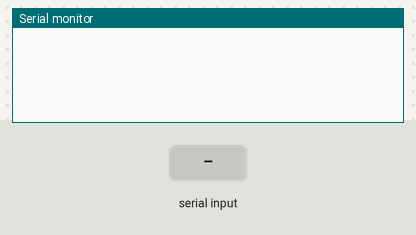
Bench run of a sketch on a simulated Arduino Uno, built with avr-gcc and run on an emulated ATmega328P. On the bench: the last lines printed to the serial monitor. The inputs (shaded band) are chosen by the test bench.

Above: at 1.2 s.
1.3 s: byte 102 ('f') received over Serial
At 2.3 s:
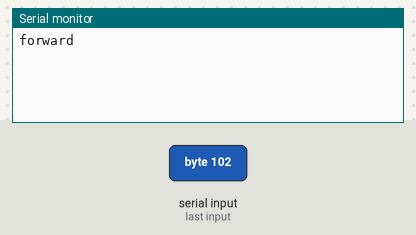
2.8 s: byte 108 ('l') received over Serial
At 3.4 s:
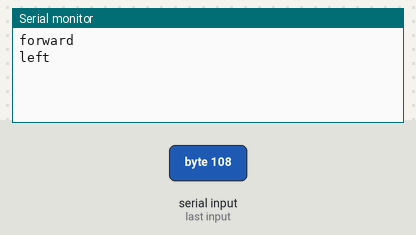
4.3 s: byte 114 ('r') received over Serial
At 5.5 s:
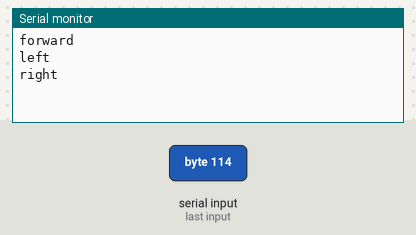
5.8 s: byte 104 ('h') received over Serial
At 6.9 s:
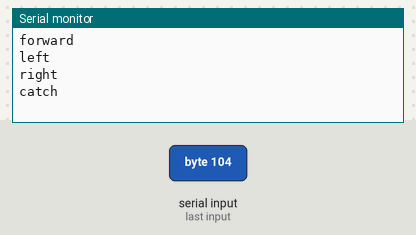
7.3 s: byte 100 ('d') received over Serial
At 8.1 s:
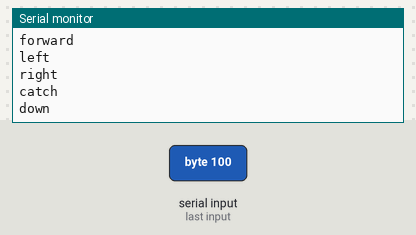
8.8 s: byte 98 ('b') received over Serial
At 9.2 s:
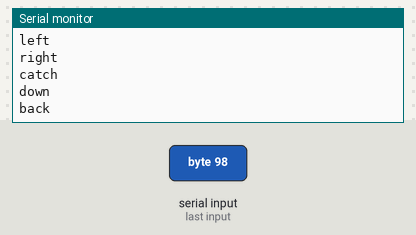

Measured:
- after the input at 1.3 s, the serial monitor: prints a new line at once (image 1)
- after the input at 2.8 s, the serial monitor: prints a new line at once (image 2)
- after the input at 4.3 s, the serial monitor: prints a new line at once (image 3)
- after the input at 5.8 s, the serial monitor: prints a new line at once (image 4)
- after the input at 7.3 s, the serial monitor: prints a new line at once (image 5)
- after the input at 8.8 s, the serial monitor: prints a new line at once (image 6)

The sketch:

connect_arduino_jetsonnano.ino
```cpp
/******************************************************************************************************
 * 单片机：mega328p-au 外部晶振：16M
********************************************************************************************/
#include <SoftwareSerial.h>    //包含软串口头文件，硬串口通信文件库系统自带
String uart1_receive_buf = "";
char cmd_return[101];
char str;
/*******************************一些宏定义****************************************/
SoftwareSerial mySerial(A4,A5); //创建一个软串口的类，模拟引脚4,5分别代表 RX, TX引脚 AR多功能板
//SoftwareSerial mySerial(10,2);  //创建一个软串口的类，模拟引脚4,5分别代表 RX, TX引脚 AR扩展版

void setup() {
    Serial.begin(115200);           //硬件串口
    mySerial.begin(115200);         //设置软串口波特率
}

void loop() {
  if ( Serial.available())
    {
      str=Serial.read();
      if('f' == str){
          Serial.println("forward");
          mySerial.print("$DGT:52-55,1!");  //总线口 调用 52到55 动作，执行1次 其他命令参照控制器指令
          delay(2);
      }
      if('l' == str){
          Serial.println("left");
          mySerial.print("$DGT:60-63,1!");  //总线口 调用 60到63 动作，执行1次 其他命令参照控制器指令
          delay(2);
      }
      if('r' == str){
          Serial.println("right");
          mySerial.print("$DGT:64-67,1!");  //总线口 调用 64到67 动作，执行1次 其他命令参照控制器指令
          delay(2);
      }
      if('h' == str){
          Serial.println("catch");
          mySerial.print("$DGT:402-410,1!");  //总线口 调用 398到406 动作，执行1次 其他命令参照控制器指令
          delay(2);
      }
      if('d' == str){
          Serial.println("down");
          mySerial.print("$DGS:439!");  //总线口 调用 437 动作，执行1次 其他命令参照控制器指令
          delay(2);
      }
      if('b' == str){
          Serial.println("back");
          mySerial.print("$DGT:56-59,1!");  //总线口 调用 56到59 动作，执行1次 其他命令参照控制器指令
          delay(2);
      }
      if('q' == str){
          Serial.println("slightly down");
          mySerial.print("$DGS:438!");  //总线口 调用 436 动作，执行1次 其他命令参照控制器指令
          delay(2);
      }
      if('z' == str){
          Serial.println("slightly left");
          mySerial.print("$DGT:441-444,1!");  //总线口 调用 439到442 动作，执行1次 其他命令参照控制器指令
          delay(2);
      }
      if('y' == str){
          Serial.println("slightly right");
          mySerial.print("$DGT:445-448,1!");  //总线口 调用 459到462 动作，执行1次 其他命令参照控制器指令
          delay(2);
      }
      if('t' == str){
          Serial.println("four leg back");
          mySerial.print("$DGT:431-434,1!");  //总线口 调用 431到434 动作，执行1次 其他命令参照控制器指令
          delay(2);
      }
      if('a' == str){
          Serial.println("four leg left");
          mySerial.print("$DGT:425-428,1!");  //总线口 调用 421到424 动作，执行1次 其他命令参照控制器指令
          delay(2);
      }
      if('m' == str){
          Serial.println("four leg forward");
          mySerial.print("$DGT:419-422,1!");  //总线口 调用 421到424 动作，执行1次 其他命令参照控制器指令
          delay(2);
      }
      if('p' == str){
          Serial.println("reset");
          mySerial.print("$DGS:2!");  //总线口 调用 421到424 动作，执行1次 其他命令参照控制器指令
          delay(2);
      }
}
}
```
